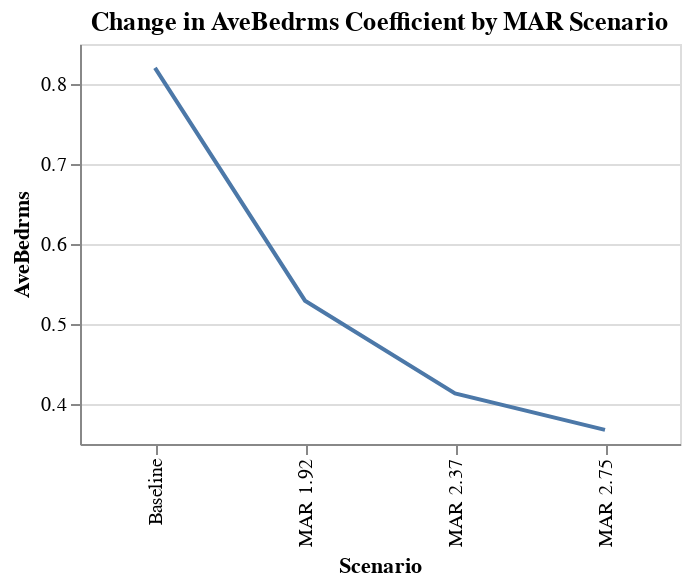

The code cell stored with this chart in its notebook:
### Code cell
source = df_overall[df_overall['Scenario'].str.contains("MAR") | df_overall['Scenario'].str.contains("Baseline")]
alt.Chart(source).mark_line().encode(
    alt.Y('AveBedrms:Q', scale=alt.Scale(zero=False)),
    x='Scenario'
).properties(title='Change in AveBedrms Coefficient by MAR Scenario', width=300, height=200)

### Figure 1 — Vega-Lite specification as saved in the notebook (floating-point values rounded to 4 significant figures)
{"config": {"view": {"continuousWidth": 400, "continuousHeight": 300}}, "data": {"name": "data-1d8ea0ea2bef549d904d25dd1e730211"}, "mark": "line", "encoding": {"x": {"type": "nominal", "field": "Scenario"}, "y": {"type": "quantitative", "field": "AveBedrms", "scale": {"zero": false}}}, "height": 200, "title": "Change in AveBedrms Coefficient by MAR Scenario", "width": 300, "$schema": "https://vega.github.io/schema/vega-lite/v4.8.1.json", "datasets": {"data-1d8ea0ea2bef549d904d25dd1e730211": [{"index": 0, "Scenario": "Baseline", "mae": 0.5368, "mse": 0.5563, "rmse_val": 0.7459, "r2": 0.5802, "mae_diff": 0.0, "mse_diff": 0.0, "r2_diff": 0.0, "MedInc": 0.4591, "HouseAge": 0.009726, "AveRooms": -0.1374, "AveBedrms": 0.8201, "Population": -5.208e-06, "AveOccup": -0.00339, "Latitude": -0.4129, "Longitude": -0.4282}, {"index": 0, "Scenario": "MAR 1.92", "mae": 0.5436, "mse": 0.5952, "rmse_val": 0.7715, "r2": 0.5509, "mae_diff": 0.006799, "mse_diff": 0.02559, "r2_diff": -0.0293, "MedInc": 0.4207, "HouseAge": 0.009876, "AveRooms": -0.06987, "AveBedrms": 0.5291, "Population": -6.244e-06, "AveOccup": -0.003248, "Latitude": -0.4288, "Longitude": -0.4402}, {"index": 0, "Scenario": "MAR 2.37", "mae": 0.5445, "mse": 0.5789, "rmse_val": 0.7609, "r2": 0.5631, "mae_diff": 0.007766, "mse_diff": 0.015, "r2_diff": -0.01706, "MedInc": 0.4078, "HouseAge": 0.009858, "AveRooms": -0.04662, "AveBedrms": 0.4133, "Population": -6.482e-06, "AveOccup": -0.003198, "Latitude": -0.4347, "Longitude": -0.4454}, {"index": 0, "Scenario": "MAR 2.75", "mae": 0.545, "mse": 0.5718, "rmse_val": 0.7562, "r2": 0.5685, "mae_diff": 0.00823, "mse_diff": 0.01028, "r2_diff": -0.01165, "MedInc": 0.3971, "HouseAge": 0.009931, "AveRooms": -0.02667, "AveBedrms": 0.3677, "Population": -6.023e-06, "AveOccup": -0.003164, "Latitude": -0.4408, "Longitude": -0.4509}]}}
